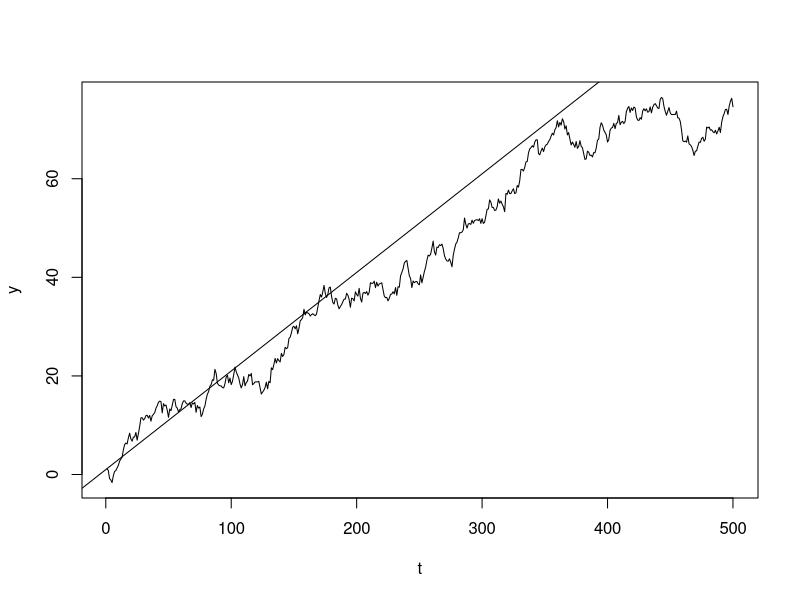

Here is the R script that generated this plot:
###################
#generate process
# y_t=m+b*t+ksi_t
# where
# ksi_t=phi*ksi_(t-1)+eps
#####################


#hyper parameters
N=500
ksi=0
phi=1
m=1
beta=0.2
#
for(i in 2:N)
{
    ksi[i]=phi*ksi[i-1]+rnorm(1)
}
t=1:N

y=m+beta*t+ksi
plot(t,y, type="l")
abline(m,beta)
